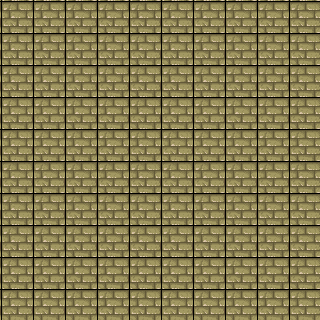

A level layout from a 2D game, rendered from its tile map. Below: a short description, then the map file with its tile-grid data intact:
An orthogonal 10x10 tile map with 32x32 px tiles, 1 tile layer (Capa de patrones 1).

<map version="1.2" tiledversion="1.3.3" orientation="orthogonal" renderorder="right-down" width="10" height="10" tilewidth="32" tileheight="32" infinite="0" nextlayerid="2" nextobjectid="1">
 <tileset firstgid="1" source="tmw_desert_spacing.tsx" />
 <layer id="1" name="Capa de patrones 1" width="10" height="10">
  <data encoding="csv">
10,10,10,10,10,10,10,10,10,10,
10,10,10,10,10,10,10,10,10,10,
10,10,10,10,10,10,10,10,10,10,
10,10,10,10,10,10,10,10,10,10,
10,10,10,10,10,10,10,10,10,10,
10,10,10,10,10,10,10,10,10,10,
10,10,10,10,10,10,10,10,10,10,
10,10,10,10,10,10,10,10,10,10,
10,10,10,10,10,10,10,10,10,10,
10,10,10,10,10,10,10,10,10,10
</data>
 </layer>
</map>
